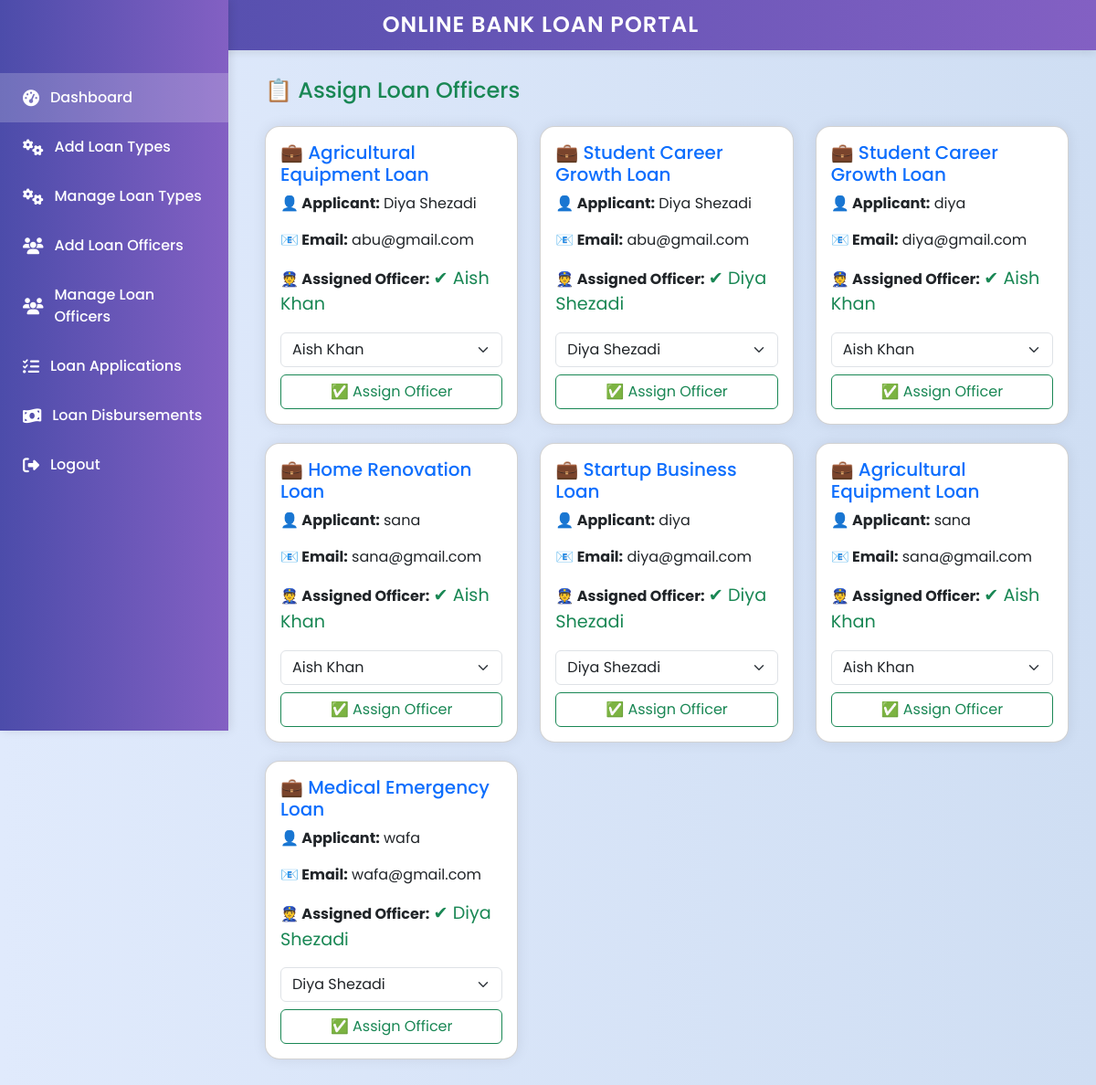
Page /admin/manage-applications.php on the committed database.
### tables this page shows
CREATE TABLE `loan_applications` (
  `id` int(11) NOT NULL,
  `user_id` int(11) NOT NULL,
  `loan_type_id` int(11) NOT NULL,
  `amount` decimal(10,2) NOT NULL,
  `purpose` text NOT NULL,
  `proof_file` varchar(255) NOT NULL,
  `status` enum('Pending','Approved','Rejected') DEFAULT 'Pending',
  `feedback` text DEFAULT NULL,
  `created_at` timestamp NOT NULL DEFAULT current_timestamp(),
  `total_repaid` decimal(10,2) DEFAULT 0.00,
  `due_date` date DEFAULT NULL,
  `application_type` enum('domestic','overseas') NOT NULL DEFAULT 'domestic',
  `officer_id` int(11) DEFAULT NULL
);

CREATE TABLE `loan_types` (
  `id` int(11) NOT NULL,
  `name` varchar(100) NOT NULL,
  `loan_category` varchar(100) NOT NULL,
  `description` text DEFAULT NULL,
  `min_amount` decimal(10,2) NOT NULL,
  `max_amount` decimal(10,2) NOT NULL,
  `interest_rate` decimal(5,2) NOT NULL,
  `term_months` int(11) NOT NULL,
  `eligibility` text DEFAULT NULL,
  `created_at` timestamp NOT NULL DEFAULT current_timestamp()
);

CREATE TABLE `customers` (
  `id` int(11) NOT NULL,
  `name` varchar(100) NOT NULL,
  `email` varchar(100) NOT NULL,
  `password` varchar(255) NOT NULL,
  `cnic` varchar(20) NOT NULL,
  `phone` varchar(20) DEFAULT NULL,
  `address` text DEFAULT NULL,
  `created_at` timestamp NOT NULL DEFAULT current_timestamp()
);

CREATE TABLE `users` (
  `user_id` int(11) NOT NULL,
  `name` varchar(100) DEFAULT NULL,
  `email` varchar(100) DEFAULT NULL,
  `password` varchar(255) DEFAULT NULL,
  `role` enum('Bank Administrator','Loan Officer') DEFAULT NULL,
  `created_at` timestamp NOT NULL DEFAULT current_timestamp()
);

### admin/manage-applications.php (the view, shortened to what this page needs)
<?php
include '../dbconnection.php';
$appStmt = $conn->prepare("
    SELECT la.id, lt.name AS loan_name, c.name AS customer_name, c.email,
           u.name AS officer_name, la.officer_id
    FROM loan_applications la
    JOIN loan_types lt ON la.loan_type_id = lt.id
    JOIN customers c ON la.user_id = c.id
    LEFT JOIN users u ON la.officer_id = u.user_id
    ORDER BY la.created_at DESC
");
$appStmt->execute();
$applications = $appStmt->fetchAll(PDO::FETCH_ASSOC);
$officerStmt = $conn->prepare("SELECT user_id, name FROM users WHERE role = 'Loan Officer'");
$officerStmt->execute();
$loanOfficers = $officerStmt->fetchAll(PDO::FETCH_ASSOC);
?>
<!DOCTYPE html>
<html lang="en">
<head>
    <link href="https://cdn.jsdelivr.net/npm/bootstrap@5.3.0/dist/css/bootstrap.min.css" rel="stylesheet">
</head>
<body>
<?php include 'sidebar.php'; ?>
<div class="main-content">
    <div class="mb-4">
        <h4 class="text-success">📋 Assign Loan Officers</h4>
    </div>
    <?php if (count($applications) === 0): ?>
        <div class="alert alert-info">No loan applications found.</div>
    <?php else: ?>
        <div class="row">
            <?php foreach ($applications as $app): ?>
                <div class="col-md-6 col-lg-4">
                    <div class="card card-custom p-3">
                        <h5 class="text-primary">💼 <?= htmlspecialchars($app['loan_name']) ?></h5>
                        <p><strong>👤 Applicant:</strong> <?= htmlspecialchars($app['customer_name']) ?></p>
                        <p><strong>📧 Email:</strong> <?= htmlspecialchars($app['email']) ?></p>
                        <p>
                            <strong>👮 Assigned Officer:</strong>
                            <?= $app['officer_name']
                                ? '<span class="text-success status-icon">✔ '.htmlspecialchars($app['officer_name']).'</span>'
                                : '<span class="text-danger status-icon">❌ Not Assigned</span>' ?>
                        </p>
                        <form method="POST">
                            <div class="mb-2">
                                <select name="officer_id" class="form-select" required>
                                    <?php foreach ($loanOfficers as $officer): ?>
                                        <option value="<?= $officer['user_id'] ?>"
                                            <?= $officer['user_id'] == $app['officer_id'] ? 'selected' : '' ?>>
                                            <?= htmlspecialchars($officer['name']) ?>
                                        </option>
                                    <?php endforeach; ?>
                                </select>
                            </div>
                            <button type="submit" name="assign_officer" class="btn btn-outline-success w-100">✅ Assign Officer</button>
                        </form>
                    </div>
                </div>
            <?php endforeach; ?>
        </div>
    <?php endif; ?>
</div>
</body>
</html>

### admin/manage-applications.php (style rules this page uses)
body { background: linear-gradient(to right, #e0eafc, #cfdef3); }
.main-content { margin-left: 260px; padding: 30px; }
.card-custom { border-radius: 1rem; box-shadow: 0 0 15px rgba(0,0,0,0.08); background-color: #ffffff; margin-bottom: 20px; }
.status-icon { font-size: 1.2rem; }

### admin/sidebar.php (style rules this page uses)
body { font-family: 'Poppins', sans-serif; }

### rows in the picture
loan_applications: loan_type.name "Agricultural Equipment Loan", user.name "Diya Shezadi", user.email "abu@gmail.com", officer.name "Aish Khan", officer_id "Aish Khan"
loan_applications: loan_type.name "Student Career Growth Loan", user.name "Diya Shezadi", user.email "abu@gmail.com", officer.name "Diya Shezadi", officer_id "Diya Shezadi"
loan_applications: loan_type.name "Student Career Growth Loan", user.name "diya", user.email "diya@gmail.com", officer.name "Aish Khan", officer_id "Aish Khan"
loan_applications: loan_type.name "Home Renovation Loan", user.name "sana", user.email "sana@gmail.com", officer.name "Aish Khan", officer_id "Aish Khan"
loan_applications: loan_type.name "Startup Business Loan", user.name "diya", user.email "diya@gmail.com", officer.name "Diya Shezadi", officer_id "Diya Shezadi"
loan_applications: loan_type.name "Agricultural Equipment Loan", user.name "sana", user.email "sana@gmail.com", officer.name "Aish Khan", officer_id "Aish Khan"
loan_applications: loan_type.name "Medical Emergency Loan", user.name "wafa", user.email "wafa@gmail.com", officer.name "Diya Shezadi", officer_id "Diya Shezadi"
